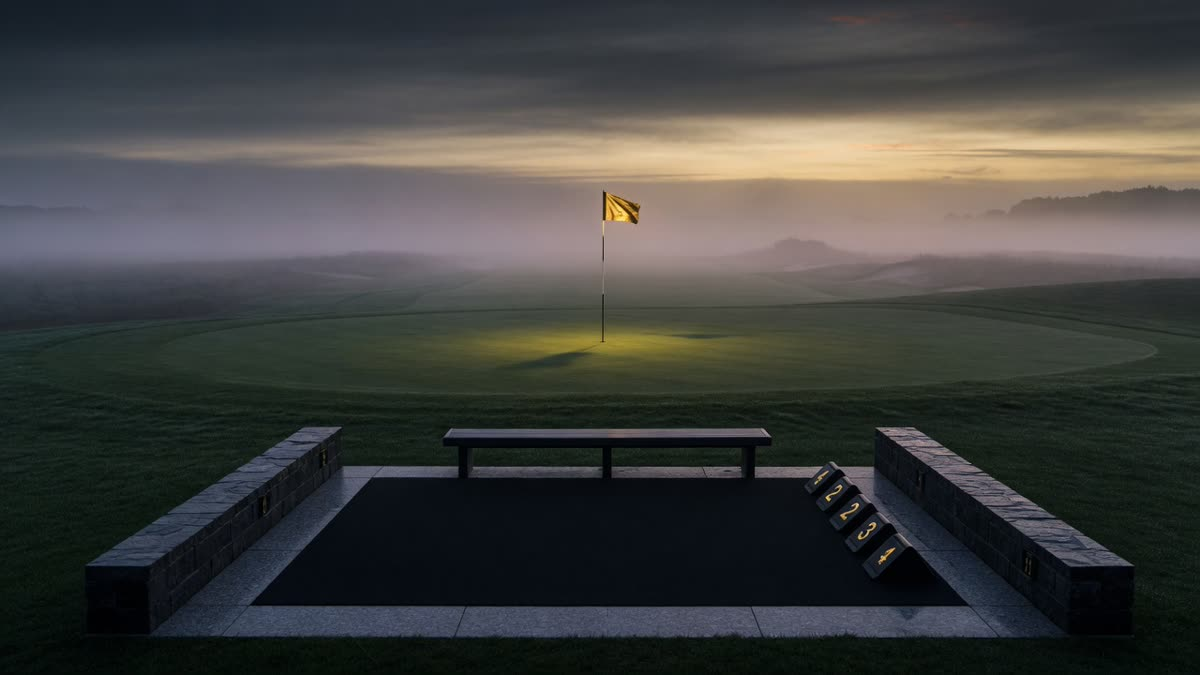
#> input picture assets/og.jpg, 1200 x 675 px
$ python -i subject.py   (imports and definitions only)
#> lines starting #> are read from the running program, lines starting #| are printed output that depends on the picture
#!/usr/bin/env python3
"""Find the actual subject in a still so 4:5 crops don't cut heads off."""
from __future__ import annotations

from PIL import Image, ImageFilter


def _faces_cv(im: Image.Image) -> list[tuple[int, int, int, int]]:
    # OpenCV is optional and its dylibs hang when the venv lives on iCloud.
    # Skin + edge peak is the always-on path.
    return []


def _skin_peak(im: Image.Image) -> tuple[float, float, float]:
    """Normalized (cx, cy, mass) of skin-ish pixels. Fallback when no face box."""
    small = im.convert("RGB").resize((80, 80), Image.Resampling.BILINEAR)
    xs, ys, n = 0.0, 0.0, 0
    for y in range(80):
        for x in range(80):
            r, g, b = small.getpixel((x, y))
            if r > 95 and g > 40 and b > 20 and r > g and r > b and (r - g) > 8 and max(r, g, b) - min(r, g, b) > 15:
                xs += x
                ys += y
                n += 1
    if n < 40:
        return 0.5, 0.45, 0.0
    return xs / n / 80.0, ys / n / 80.0, n / 6400.0


def _edge_peak(im: Image.Image) -> tuple[float, float]:
    g = im.convert("L").resize((48, 48), Image.Resampling.BILINEAR).filter(ImageFilter.FIND_EDGES)
    px = list(g.getdata())
    best, bx, by = -1, 24, 20
    i = 0
    for y in range(48):
        for x in range(48):
            v = px[i]
            i += 1
            # Ignore outer 2px (letterbox edges)
            if x < 2 or x > 45 or y < 2 or y > 45:
                continue
            if v > best:
                best, bx, by = v, x, y
    return bx / 48.0, by / 48.0


def analyze(im: Image.Image) -> dict:
    """Where the subject is, and what kind of still this is."""
    im = im.convert("RGB")
    w, h = im.size
    faces = _faces_cv(im)
    sx, sy, skin = _skin_peak(im)
    ex, ey = _edge_peak(im)
    if faces:
        faces = sorted(faces, key=lambda b: b[2] * b[3], reverse=True)
        x, y, fw, fh = faces[0]
        cx = (x + fw / 2) / w
        cy = (y + fh / 2) / h
        face_frac = (fw * fh) / max(1, w * h)
    else:
        # Blend skin + edges. Skin wins if there's a real mass of it.
        if skin > 0.04:
            cx, cy = sx, sy
        else:
            cx, cy = (sx * 0.35 + ex * 0.65), (sy * 0.35 + ey * 0.65)
        face_frac = 0.0
    # Burned-in title chips live in the upper third and steal the edge peak.
    top = im.crop((int(w * 0.12), int(h * 0.04), int(w * 0.88), int(h * 0.36))).resize((48, 16))
    chip = 0
    for r, g, b in top.getdata():
        mx, mn = max(r, g, b), min(r, g, b)
        if mx - mn > 48 and mx > 90 and not (g > r + 12 and g > b + 12):
            chip += 1
    if chip > 50 and cy < 0.40:
        cy = min(0.62, cy + 0.28)
    talking_head = bool(faces) and face_frac > 0.10 and cy < 0.62
    # Title cards: huge flat color + little photographic grain.
    tiny = im.resize((32, 32), Image.Resampling.BILINEAR)
    cols = list(tiny.getdata())
    avg = tuple(sum(c[i] for c in cols) / len(cols) for i in range(3))
    var = sum((c[0] - avg[0]) ** 2 + (c[1] - avg[1]) ** 2 + (c[2] - avg[2]) ** 2 for c in cols) / len(cols)
    title_card = var < 900 and face_frac < 0.04
    # Grid-safe if subject would land in the center square of a 4:5.
    grid_ok = 0.22 <= cy <= 0.72 and 0.18 <= cx <= 0.82
    action = (not talking_head) and (not title_card) and face_frac < 0.16
    return {
        "cx": float(min(0.92, max(0.08, cx))),
        "cy": float(min(0.92, max(0.08, cy))),
        "face_frac": float(face_frac),
        "faces": len(faces),
        "talking_head": talking_head,
        "title_card": title_card,
        "grid_ok": grid_ok,
        "action": action,
        "skin": float(skin),
    }


def score_still(im: Image.Image) -> float:
    """Higher is a better Instagram frame."""
    a = analyze(im)
    s = 40.0
    s += 28 if a["faces"] else 0
    s += 18 if a["grid_ok"] else -12
    s += 10 if a["action"] else 0
    s -= 25 if a["title_card"] else 0
    s -= 8 if a["talking_head"] else 0
    w, h = im.size
    s += 8 if min(w, h) >= 640 else 0
    s += 6 if w * h >= 800 * 600 else 0
    return s


def crop_around(im: Image.Image, tw: int, th: int, cx: float, cy: float, dest_cy: float = 0.42) -> Image.Image:
    """Fill tw×th with the subject at dest_cy in the output (grid-friendly)."""
    im = im.convert("RGB")
    src_r = im.width / max(1, im.height)
    dst_r = tw / th
    if src_r > dst_r:
        nw = int(im.height * dst_r)
        extra = im.width - nw
        left = int(cx * im.width - nw / 2)
        left = max(0, min(extra, left))
        im = im.crop((left, 0, left + nw, im.height))
    elif src_r < dst_r:
        nh = int(im.width / dst_r)
        extra = im.height - nh
        top = int(cy * im.height - dest_cy * nh)
        top = max(0, min(extra, top))
        im = im.crop((0, top, im.width, top + nh))
    return im.resize((tw, th), Image.Resampling.LANCZOS)

>>> from PIL import Image
>>> picture = Image.open('../assets/og.jpg')
#> picture is the input picture: PIL image 1200x675 RGB; mean R, G, B 64.5, 65.4, 63.4
>>> result = analyze(picture)
#> in analyze, `faces = _faces_cv(im)`: faces = []
#> in _skin_peak, `small = im.convert("RGB").resize((80, 80), Image.Resampling.BILINEAR)`:
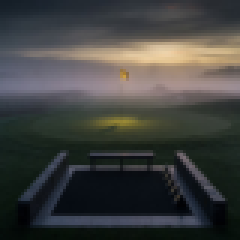
#> small: PIL image 80x80 RGB (shown 3 times larger); mean R, G, B 64.6, 65.4, 63.4
#> after the loop in _skin_peak, `for y in range(80):`: n = 911; xs = 48572; ys = 19733
#> in analyze, `sx, sy, skin = _skin_peak(im)`: sx = 0.666; sy = 0.271; skin = 0.142
#> in _edge_peak, `g = im.convert("L").resize((48, 48), Image.Resampling.BILINEAR).filter..`:
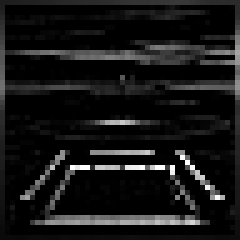
#> g: PIL image 48x48 L (shown 5 times larger); min 0, max 255, mean 22.2
#> in _edge_peak, `px = list(g.getdata())`: px = 2304 values, max 255 at index 1524, min 0 at index 49, mean 22.22
#> after the loop in _edge_peak, `for y in range(48):`: best = 255; bx = 36; by = 31; i = 2304
#> in analyze, `ex, ey = _edge_peak(im)`: ex = 0.75; ey = 0.646
#> in analyze, `cx, cy = sx, sy`: cx = 0.666; cy = 0.271
#> in analyze, `top = im.crop((int(w * 0.12), int(h * 0.04), int(w * 0.88), int(h * 0...`:
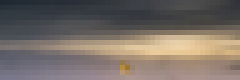
#> top: PIL image 48x16 RGB (shown 5 times larger); mean R, G, B 118.2, 109, 102.4
#> the loop in analyze, `for r, g, b in top.getdata():` made 768 passes
#> (mx, mn) on passes 366 to 377: (172, 123), (183, 130), (194, 139), (200, 145), (205, 150), (207, 151), (208, 151), (209, 152), (208, 151), (206, 148), (202, 144), (197, 138)
#> (r, g, b, mx, mn) on passes 1 to 6: (31, 40, 49, 49, 31), (32, 41, 50, 50, 32), (32, 42, 51, 51, 32), (33, 43, 52, 52, 33), (34, 43, 52, 52, 34), (35, 44, 52, 52, 35)
#> after the loop in analyze, `for r, g, b in top.getdata():`: chip = 130
#> in analyze, `cy = min(0.62, cy + 0.28)`: cy = 0.551
#> in analyze, `talking_head = bool(faces) and face_frac > 0.10 and cy < 0.62`: talking_head = False
#> in analyze, `tiny = im.resize((32, 32), Image.Resampling.BILINEAR)`:
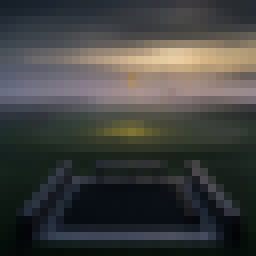
#> tiny: PIL image 32x32 RGB (shown 8 times larger); mean R, G, B 64.6, 65.4, 63.4
#> in analyze, `cols = list(tiny.getdata())`: cols = 1024 items, first 6: (22, 31, 40), (23, 32, 41), (24, 33, 42), (25, 34, 43), (26, 34, 44), (27, 36, 46)
#> in analyze, `avg = tuple(sum(c[i] for c in cols) / len(cols) for i in range(3))`: avg = (64.58, 65.43, 63.36)
#> in analyze, `var = sum((c[0] - avg[0]) ** 2 + (c[1] - avg[1]) ** 2 + (c[2] - avg[2]..`: var = 6079.8
#> in analyze, `title_card = var < 900 and face_frac < 0.04`: title_card = False
#> in analyze, `grid_ok = 0.22 <= cy <= 0.72 and 0.18 <= cx <= 0.82`: grid_ok = True
#> result = 9 items
